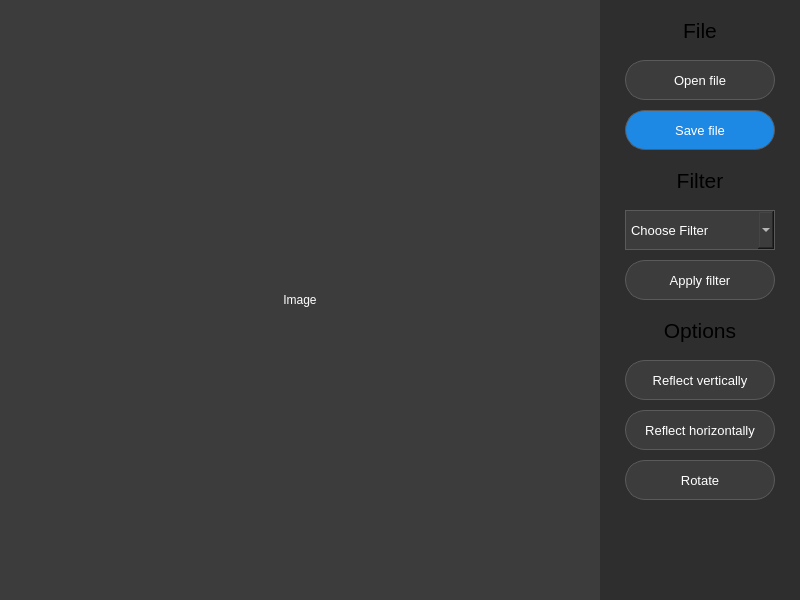
<?xml version="1.0" encoding="UTF-8"?>
<ui version="4.0">
 <class>MainWindow</class>
 <widget class="QMainWindow" name="MainWindow">
  <property name="geometry">
   <rect>
    <x>0</x>
    <y>0</y>
    <width>800</width>
    <height>600</height>
   </rect>
  </property>
  <property name="windowTitle">
   <string>MainWindow</string>
  </property>
  <property name="styleSheet">
   <string notr="true">background-color: #2E2E2E;</string>
  </property>
  <widget class="QWidget" name="centralwidget">
   <widget class="QLabel" name="imageWidget">
    <property name="geometry">
     <rect>
      <x>0</x>
      <y>0</y>
      <width>600</width>
      <height>600</height>
     </rect>
    </property>
    <property name="styleSheet">
     <string notr="true">color: #FFFFFF;
background-color: #3C3C3C;</string>
    </property>
    <property name="text">
     <string>Image</string>
    </property>
    <property name="alignment">
     <set>Qt::AlignmentFlag::AlignCenter</set>
    </property>
   </widget>
   <widget class="QPushButton" name="openFileButton">
    <property name="geometry">
     <rect>
      <x>625</x>
      <y>60</y>
      <width>150</width>
      <height>40</height>
     </rect>
    </property>
    <property name="font">
     <font>
      <pointsize>10</pointsize>
     </font>
    </property>
    <property name="styleSheet">
     <string notr="true">QPushButton
{
	background-color: #3C3C3C;
	color: #FFFFFF;
	border: 1px solid #5A5A5A;
	border-radius: 20px;
}

QPushButton:hover
{
	background-color: #8E24AA;
}

QPushButton:pressed
{
	background-color: #3C3C3C;
}</string>
    </property>
    <property name="text">
     <string>Open file</string>
    </property>
    <property name="icon">
     <iconset resource="res_rs.qrc">
      <normaloff>:/icon/recources/icons/folder.svg</normaloff>:/icon/recources/icons/folder.svg</iconset>
    </property>
   </widget>
   <widget class="QPushButton" name="applyFilterButton">
    <property name="geometry">
     <rect>
      <x>625</x>
      <y>260</y>
      <width>150</width>
      <height>40</height>
     </rect>
    </property>
    <property name="font">
     <font>
      <pointsize>10</pointsize>
     </font>
    </property>
    <property name="styleSheet">
     <string notr="true">QPushButton
{
	background-color: #3C3C3C;
	color: #FFFFFF;
	border: 1px solid #5A5A5A;
	border-radius: 20px;
}

QPushButton:hover
{
	background-color: #8E24AA;
}

QPushButton:pressed
{
	background-color: #3C3C3C;
}</string>
    </property>
    <property name="text">
     <string>Apply filter</string>
    </property>
    <property name="icon">
     <iconset resource="res_rs.qrc">
      <normaloff>:/icon/recources/icons/filter.svg</normaloff>:/icon/recources/icons/filter.svg</iconset>
    </property>
   </widget>
   <widget class="QLabel" name="filterHeader">
    <property name="geometry">
     <rect>
      <x>625</x>
      <y>160</y>
      <width>150</width>
      <height>40</height>
     </rect>
    </property>
    <property name="font">
     <font>
      <pointsize>16</pointsize>
     </font>
    </property>
    <property name="styleSheet">
     <string notr="true">background-color: none;</string>
    </property>
    <property name="text">
     <string>Filter</string>
    </property>
    <property name="scaledContents">
     <bool>false</bool>
    </property>
    <property name="alignment">
     <set>Qt::AlignmentFlag::AlignCenter</set>
    </property>
   </widget>
   <widget class="QComboBox" name="comboBox">
    <property name="geometry">
     <rect>
      <x>625</x>
      <y>210</y>
      <width>150</width>
      <height>40</height>
     </rect>
    </property>
    <property name="font">
     <font>
      <pointsize>10</pointsize>
     </font>
    </property>
    <property name="styleSheet">
     <string notr="true">background-color: #3C3C3C;
color: #FFFFFF;
border: 1px solid #5A5A5A;
padding-left: 5px;</string>
    </property>
    <property name="placeholderText">
     <string>Choose Filter</string>
    </property>
    <item>
     <property name="text">
      <string>Blur</string>
     </property>
    </item>
    <item>
     <property name="text">
      <string>BoxBlur</string>
     </property>
    </item>
    <item>
     <property name="text">
      <string>Contour</string>
     </property>
    </item>
    <item>
     <property name="text">
      <string>Detail</string>
     </property>
    </item>
    <item>
     <property name="text">
      <string>EdgeEnhance</string>
     </property>
    </item>
    <item>
     <property name="text">
      <string>EdgeEnhanceMore</string>
     </property>
    </item>
    <item>
     <property name="text">
      <string>Emboss</string>
     </property>
    </item>
    <item>
     <property name="text">
      <string>FindEdges</string>
     </property>
    </item>
    <item>
     <property name="text">
      <string>GaussianBlur</string>
     </property>
    </item>
    <item>
     <property name="text">
      <string>Kernel</string>
     </property>
    </item>
    <item>
     <property name="text">
      <string>Sharpen</string>
     </property>
    </item>
    <item>
     <property name="text">
      <string>Smooth</string>
     </property>
    </item>
    <item>
     <property name="text">
      <string>SmoothMore</string>
     </property>
    </item>
   </widget>
   <widget class="QPushButton" name="saveFileButton">
    <property name="geometry">
     <rect>
      <x>625</x>
      <y>110</y>
      <width>150</width>
      <height>40</height>
     </rect>
    </property>
    <property name="font">
     <font>
      <pointsize>10</pointsize>
     </font>
    </property>
    <property name="styleSheet">
     <string notr="true">QPushButton
{
	background-color: #1E88E5;
	color: #FFFFFF;
	border: 1px solid #5A5A5A;
	border-radius: 20px;
}

QPushButton:hover
{
	background-color: #8E24AA;
}

QPushButton:pressed
{
	background-color: #1E88E5;
}</string>
    </property>
    <property name="text">
     <string>Save file</string>
    </property>
    <property name="icon">
     <iconset resource="res_rs.qrc">
      <normaloff>:/icon/recources/icons/save.svg</normaloff>:/icon/recources/icons/save.svg</iconset>
    </property>
   </widget>
   <widget class="QLabel" name="fileHeader">
    <property name="geometry">
     <rect>
      <x>625</x>
      <y>10</y>
      <width>150</width>
      <height>40</height>
     </rect>
    </property>
    <property name="font">
     <font>
      <pointsize>16</pointsize>
     </font>
    </property>
    <property name="styleSheet">
     <string notr="true">background-color: none;</string>
    </property>
    <property name="text">
     <string>File</string>
    </property>
    <property name="scaledContents">
     <bool>false</bool>
    </property>
    <property name="alignment">
     <set>Qt::AlignmentFlag::AlignCenter</set>
    </property>
   </widget>
   <widget class="QLabel" name="optionsHeader">
    <property name="geometry">
     <rect>
      <x>625</x>
      <y>310</y>
      <width>150</width>
      <height>40</height>
     </rect>
    </property>
    <property name="font">
     <font>
      <pointsize>16</pointsize>
     </font>
    </property>
    <property name="styleSheet">
     <string notr="true">background-color: none;</string>
    </property>
    <property name="text">
     <string>Options</string>
    </property>
    <property name="scaledContents">
     <bool>false</bool>
    </property>
    <property name="alignment">
     <set>Qt::AlignmentFlag::AlignCenter</set>
    </property>
   </widget>
   <widget class="QPushButton" name="reflectVertButton">
    <property name="geometry">
     <rect>
      <x>625</x>
      <y>360</y>
      <width>150</width>
      <height>40</height>
     </rect>
    </property>
    <property name="font">
     <font>
      <pointsize>10</pointsize>
     </font>
    </property>
    <property name="styleSheet">
     <string notr="true">QPushButton
{
	background-color: #3C3C3C;
	color: #FFFFFF;
	border: 1px solid #5A5A5A;
	border-radius: 20px;
}

QPushButton:hover
{
	background-color: #8E24AA;
}

QPushButton:pressed
{
	background-color: #3C3C3C;
}</string>
    </property>
    <property name="text">
     <string>Reflect vertically</string>
    </property>
    <property name="icon">
     <iconset resource="res_rs.qrc">
      <normaloff>:/icon/recources/icons/reflect_vertically.svg</normaloff>:/icon/recources/icons/reflect_vertically.svg</iconset>
    </property>
   </widget>
   <widget class="QPushButton" name="reflectHorizonButton">
    <property name="geometry">
     <rect>
      <x>625</x>
      <y>410</y>
      <width>150</width>
      <height>40</height>
     </rect>
    </property>
    <property name="font">
     <font>
      <pointsize>10</pointsize>
     </font>
    </property>
    <property name="styleSheet">
     <string notr="true">QPushButton
{
	background-color: #3C3C3C;
	color: #FFFFFF;
	border: 1px solid #5A5A5A;
	border-radius: 20px;
}

QPushButton:hover
{
	background-color: #8E24AA;
}

QPushButton:pressed
{
	background-color: #3C3C3C;
}</string>
    </property>
    <property name="text">
     <string>Reflect horizontally</string>
    </property>
    <property name="icon">
     <iconset resource="res_rs.qrc">
      <normaloff>:/icon/recources/icons/reflect_horizontally.svg</normaloff>:/icon/recources/icons/reflect_horizontally.svg</iconset>
    </property>
   </widget>
   <widget class="QPushButton" name="rotateButton">
    <property name="geometry">
     <rect>
      <x>625</x>
      <y>460</y>
      <width>150</width>
      <height>40</height>
     </rect>
    </property>
    <property name="font">
     <font>
      <pointsize>10</pointsize>
     </font>
    </property>
    <property name="styleSheet">
     <string notr="true">QPushButton
{
	background-color: #3C3C3C;
	color: #FFFFFF;
	border: 1px solid #5A5A5A;
	border-radius: 20px;
}

QPushButton:hover
{
	background-color: #8E24AA;
}

QPushButton:pressed
{
	background-color: #3C3C3C;
}</string>
    </property>
    <property name="text">
     <string>Rotate</string>
    </property>
    <property name="icon">
     <iconset resource="res_rs.qrc">
      <normaloff>:/icon/recources/icons/rotate.svg</normaloff>:/icon/recources/icons/rotate.svg</iconset>
    </property>
   </widget>
  </widget>
 </widget>
 <resources>
  <include location="res_rs.qrc"/>
 </resources>
 <connections/>
</ui>
